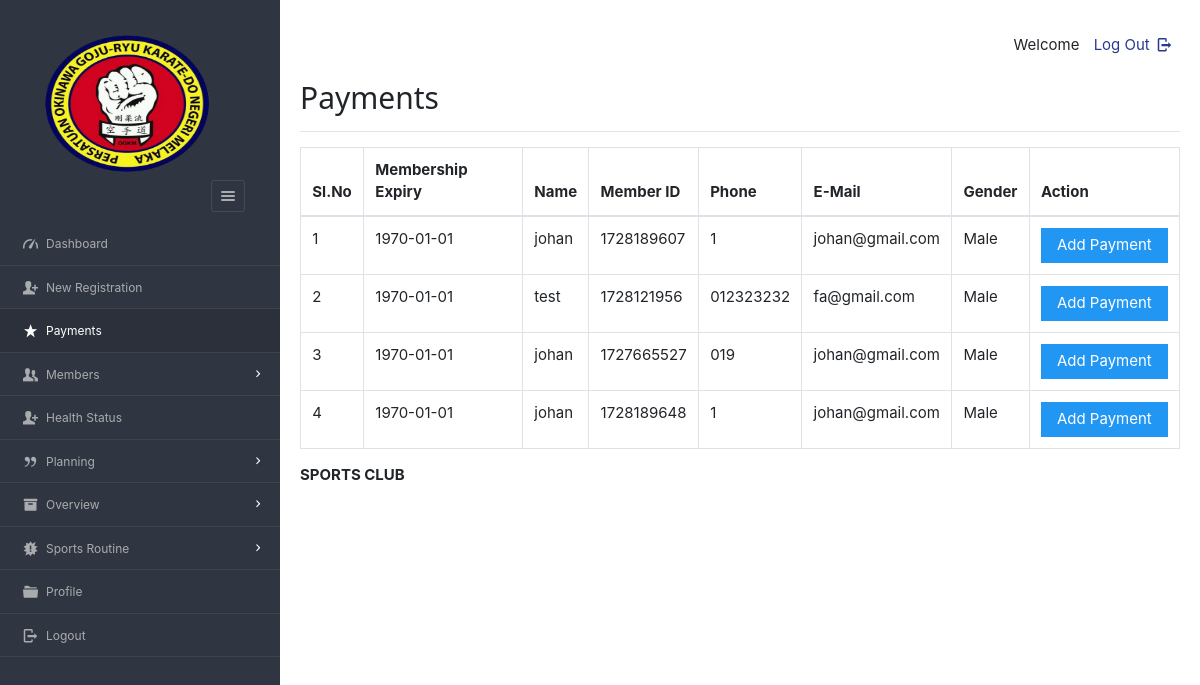
Page /dashboard/admin/payments.php (signed in) on the committed database.
### tables this page shows
CREATE TABLE `users` (
  `userid` varchar(20) NOT NULL,
  `imageid` varchar(200) NOT NULL,
  `username` varchar(40) NOT NULL,
  `fullName` varchar(100) NOT NULL,
  `gender` varchar(8) NOT NULL,
  `mobile` varchar(20) NOT NULL,
  `email` varchar(200) NOT NULL,
  `dob` varchar(10) NOT NULL,
  `joining_date` varchar(10) NOT NULL
);

CREATE TABLE `enrolls_to` (
  `et_id` varchar(100) NOT NULL DEFAULT current_timestamp(),
  `planid` varchar(8) NOT NULL,
  `userid` varchar(20) NOT NULL,
  `paid_date` varchar(15) NOT NULL,
  `expire` varchar(15) NOT NULL,
  `renewal` varchar(15) NOT NULL
);

### dashboard/admin/payments.php (the view, shortened to what this page needs)
<?php
require '../../include/db_conn.php';
?>
<!DOCTYPE html>
<html lang="en">
<head>
    <link rel="stylesheet" href="../../css/style.css"  id="style-resource-5">
    <link rel="stylesheet" href="../../css/dashMain.css">
    <link rel="stylesheet" type="text/css" href="../../css/entypo.css">
    <link href="a1style.css" type="text/css" rel="stylesheet">
	<link rel="stylesheet" href="../../css/bootstrap.min.css">
</head>
      <body class="page-body  page-fade" onload="collapseSidebar()">
    	<div class="page-container sidebar-collapsed" id="navbarcollapse">
		<div class="sidebar-menu">
			<header class="logo-env">
					<div class="sidebar-collapse" onclick="collapseSidebar()">
				<a href="#" class="sidebar-collapse-icon with-animation">
					<i class="entypo-menu"></i>
				</a>
			</div>
			</header>
    		<?php include('nav.php'); ?>
    	</div>
    		<div class="main-content">
				<div class="row">
					<div class="col-md-6 col-sm-8 clearfix">
					</div>
					<div class="col-md-6 col-sm-4 clearfix hidden-xs">
						<ul class="list-inline links-list pull-right">
							<li>Welcome <?php echo $_SESSION['full_name']; ?>
							</li>
							<li>
								<a href="logout.php">
									Log Out <i class="entypo-logout right"></i>
								</a>
							</li>
						</ul>
					</div>
				</div>
		<h2>Payments</h2>
		<hr />
		<table class="table table-bordered">
			<thead>
				<tr>
					<th>Sl.No</th>
					<th>Membership Expiry</th>
					<th>Name</th>
					<th>Member ID</th>
					<th>Phone</th>
					<th>E-Mail</th>
					<th>Gender</th>
					<th>Action</th>
				</tr>
			</thead>
				<tbody>
				<?php
					$query  = "select * from enrolls_to where renewal='yes' ORDER BY expire";
					$result = mysqli_query($con, $query);
					$sno    = 1;
					if (mysqli_affected_rows($con) != 0) {
					    while ($row = mysqli_fetch_array($result, MYSQLI_ASSOC)) {
					        $uid   = $row['userid'];
					        $planid=$row['planid'];
					        $query1  = "select * from users WHERE userid='$uid'";
					        $result1 = mysqli_query($con, $query1);
					        if (mysqli_affected_rows($con) == 1) {
					            while ($row1 = mysqli_fetch_array($result1, MYSQLI_ASSOC)) {
					                 echo "<tr><td>".$sno."</td>";
					                echo "<td>" . $row['expire'] . "</td>";
					                echo "<td>" . $row1['username'] . "</td>";
					                echo "<td>" . $row1['userid'] . "</td>";
					                echo "<td>" . $row1['mobile'] . "</td>";
					                echo "<td>" . $row1['email'] . "</td>";
					                echo "<td>" . $row1['gender'] . "</td>";
					                $sno++;
					                echo "<td><form action='make_payments.php' method='post'><input type='hidden' name='userID' value='" . $uid . "'/>
					                <input type='hidden' name='planID' value='" . $planid . "'/><input type='submit' class='a1-btn a1-blue' value='Add Payment ' class='btn btn-info'/></form></td></tr>";
					                $uid = 0;
					            }
					        }
					    }
					}
					?>
				</tbody>
		</table>
			<?php include('footer.php'); ?>
    	</div>
    </body>
</html>

### css/style.css (style rules this page uses)
html { font-size: 62.5%; font-family: sans-serif; }
div { display: block; }
body { font-family: "Noto Sans", sans-serif, "Helvetica Neue", Helvetica, Arial, sans-serif; font-size: 12px; line-height: 1.428571429; display: block; margin: 0; }
*, *:before, *:after { box-sizing: border-box; }
a { text-decoration: none; background: transparent; }
img { vertical-align: middle; }
img { border: 0; }
.logo img { width: 220px; height: 200px; }
input, button, select, textarea { font-family: inherit; font-size: inherit; line-height: inherit; }
button, input { line-height: normal; }
button, input, select, textarea { font-family: inherit; font-size: 100%; margin: 0; }
input { background-color: white; cursor: text; padding: 1px; border-width: 2px; border-style: inset; border-color: initial; border-image: initial; }
input, textarea, select, button { text-rendering: auto; color: initial; letter-spacing: normal; word-spacing: normal; text-transform: none; text-indent: 0px; text-shadow: none; display: inline-block; text-align: start; margin: 0em; font: 400 13.3333px Arial; }
button, html input[type="button"], input[type="reset"], input[type="submit"] { cursor: pointer; }
a { color: #373e4a; text-decoration: none; }
a { background: transparent; }
a { color: #373e4a; }
.page-container { position: relative; padding-left: 280px; }
.page-container .sidebar-menu { position: absolute; width: 280px; top: 0; left: 0; bottom: 0; background: #303641; color: #aaabae; z-index: 1; min-height: 796px; box-sizing: border-box; }
.page-container .sidebar-menu .logo-env { width: 100%; padding: 35px; padding-bottom: 10px; box-sizing: border-box; }
.page-container .sidebar-menu .logo-env:before, .page-container .sidebar-menu .logo-env:after { content: " "; display: table; }
.page-container .sidebar-menu .logo-env > div { display: block; vertical-align: middle; white-space: nowrap; float: left; }
.page-container .sidebar-menu .logo-env > div > a { display: inline-block; color: #aaabae; }
.page-container .sidebar-menu .logo-env > div.sidebar-collapse, .page-container .sidebar-menu .logo-env > div.sidebar-mobile-menu { position: relative; float: right; }
.page-container .sidebar-menu .logo-env > div.sidebar-collapse a, .page-container .sidebar-menu .logo-env > div.sidebar-mobile-menu a { display: inline-block; border: 1px solid #454a54; text-align: center; padding: 0; line-height: 1; font-size: 20px; font-weight: 300; padding: 5px 2px; background-clip: padding-box; border-radius: 3px; transition: all 200ms ease-in-out; }
.page-container .sidebar-menu .logo-env .logo img { width: 180px; height: 150px; }
.page-container .sidebar-menu .logo-env:after { clear: both; }
ul, ol { margin-top: 0; margin-bottom: 8.5px; }
ul, menu, dir { display: block; list-style-type: disc; }
li { display: list-item; }
i, cite, em, var, address, dfn { font-style: italic; }

### css/entypo.css (style rules this page uses)
[class^="entypo-"]:before, [class*=" entypo-"]:before { font-family: "entypo"; font-style: normal; font-weight: normal; speak: none; display: inline-block; text-decoration: inherit; width: 1em; margin-right: .2em; text-align: center; font-variant: normal; text-transform: none; line-height: 1em; margin-left: .2em; }
.entypo-menu:before { content: '\e811'; }
.entypo-logout:before { content: '\e85d'; }

### rows in the picture
enrolls_to: expire "1970-01-01"
users: username "johan", userid "1728189607", mobile "1", email "johan@gmail.com", gender "Male"
enrolls_to: expire "1970-01-01"
users: username "test", userid "1728121956", mobile "012323232", email "fa@gmail.com", gender "Male"
enrolls_to: expire "1970-01-01"
users: username "johan", userid "1727665527", mobile "019", email "johan@gmail.com", gender "Male"
enrolls_to: expire "1970-01-01"
users: username "johan", userid "1728189648", mobile "1", email "johan@gmail.com", gender "Male"
